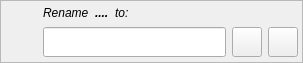
<?xml version="1.0" encoding="UTF-8"?>
<ui version="4.0">
 <class>ObjectRenameWidget</class>
 <widget class="QDialog" name="ObjectRenameWidget">
  <property name="geometry">
   <rect>
    <x>0</x>
    <y>0</y>
    <width>303</width>
    <height>63</height>
   </rect>
  </property>
  <property name="sizePolicy">
   <sizepolicy hsizetype="Fixed" vsizetype="Preferred">
    <horstretch>0</horstretch>
    <verstretch>0</verstretch>
   </sizepolicy>
  </property>
  <property name="minimumSize">
   <size>
    <width>300</width>
    <height>0</height>
   </size>
  </property>
  <property name="windowTitle">
   <string>Form</string>
  </property>
  <property name="autoFillBackground">
   <bool>false</bool>
  </property>
  <property name="styleSheet">
   <string notr="true"/>
  </property>
  <property name="modal">
   <bool>true</bool>
  </property>
  <layout class="QGridLayout" name="gridLayout_2">
   <property name="leftMargin">
    <number>0</number>
   </property>
   <property name="topMargin">
    <number>0</number>
   </property>
   <property name="rightMargin">
    <number>0</number>
   </property>
   <property name="bottomMargin">
    <number>0</number>
   </property>
   <property name="spacing">
    <number>0</number>
   </property>
   <item row="0" column="0">
    <widget class="QFrame" name="frame">
     <property name="sizePolicy">
      <sizepolicy hsizetype="Preferred" vsizetype="Preferred">
       <horstretch>0</horstretch>
       <verstretch>0</verstretch>
      </sizepolicy>
     </property>
     <property name="minimumSize">
      <size>
       <width>0</width>
       <height>0</height>
      </size>
     </property>
     <property name="maximumSize">
      <size>
       <width>16777215</width>
       <height>16777215</height>
      </size>
     </property>
     <property name="frameShape">
      <enum>QFrame::StyledPanel</enum>
     </property>
     <property name="frameShadow">
      <enum>QFrame::Raised</enum>
     </property>
     <layout class="QGridLayout" name="gridLayout">
      <property name="leftMargin">
       <number>4</number>
      </property>
      <property name="topMargin">
       <number>4</number>
      </property>
      <property name="rightMargin">
       <number>4</number>
      </property>
      <property name="bottomMargin">
       <number>4</number>
      </property>
      <property name="spacing">
       <number>6</number>
      </property>
      <item row="2" column="0">
       <widget class="QLabel" name="obj_icon_lbl">
        <property name="minimumSize">
         <size>
          <width>32</width>
          <height>32</height>
         </size>
        </property>
        <property name="maximumSize">
         <size>
          <width>32</width>
          <height>32</height>
         </size>
        </property>
        <property name="frameShape">
         <enum>QFrame::NoFrame</enum>
        </property>
        <property name="frameShadow">
         <enum>QFrame::Plain</enum>
        </property>
        <property name="text">
         <string/>
        </property>
        <property name="scaledContents">
         <bool>false</bool>
        </property>
        <property name="alignment">
         <set>Qt::AlignLeading|Qt::AlignLeft|Qt::AlignVCenter</set>
        </property>
       </widget>
      </item>
      <item row="1" column="0">
       <spacer name="horizontalSpacer">
        <property name="orientation">
         <enum>Qt::Horizontal</enum>
        </property>
        <property name="sizeType">
         <enum>QSizePolicy::Fixed</enum>
        </property>
        <property name="sizeHint" stdset="0">
         <size>
          <width>32</width>
          <height>15</height>
         </size>
        </property>
       </spacer>
      </item>
      <item row="1" column="2">
       <widget class="QLabel" name="obj_name_lbl">
        <property name="sizePolicy">
         <sizepolicy hsizetype="Preferred" vsizetype="Preferred">
          <horstretch>0</horstretch>
          <verstretch>0</verstretch>
         </sizepolicy>
        </property>
        <property name="font">
         <font>
          <weight>75</weight>
          <italic>true</italic>
          <bold>true</bold>
         </font>
        </property>
        <property name="text">
         <string>....</string>
        </property>
       </widget>
      </item>
      <item row="1" column="3">
       <widget class="QLabel" name="to_lbl">
        <property name="sizePolicy">
         <sizepolicy hsizetype="Expanding" vsizetype="Preferred">
          <horstretch>0</horstretch>
          <verstretch>0</verstretch>
         </sizepolicy>
        </property>
        <property name="font">
         <font>
          <italic>true</italic>
         </font>
        </property>
        <property name="text">
         <string>to:</string>
        </property>
       </widget>
      </item>
      <item row="1" column="1">
       <widget class="QLabel" name="label">
        <property name="sizePolicy">
         <sizepolicy hsizetype="Fixed" vsizetype="Preferred">
          <horstretch>0</horstretch>
          <verstretch>0</verstretch>
         </sizepolicy>
        </property>
        <property name="font">
         <font>
          <italic>true</italic>
         </font>
        </property>
        <property name="text">
         <string>Rename</string>
        </property>
       </widget>
      </item>
      <item row="1" column="4">
       <spacer name="horizontalSpacer_2">
        <property name="orientation">
         <enum>Qt::Horizontal</enum>
        </property>
        <property name="sizeType">
         <enum>QSizePolicy::Fixed</enum>
        </property>
        <property name="sizeHint" stdset="0">
         <size>
          <width>30</width>
          <height>15</height>
         </size>
        </property>
       </spacer>
      </item>
      <item row="2" column="1" colspan="4">
       <layout class="QHBoxLayout" name="horizontalLayout">
        <property name="spacing">
         <number>6</number>
        </property>
        <item>
         <widget class="QLineEdit" name="new_name_edt">
          <property name="minimumSize">
           <size>
            <width>0</width>
            <height>30</height>
           </size>
          </property>
          <property name="font">
           <font>
            <pointsize>9</pointsize>
           </font>
          </property>
         </widget>
        </item>
        <item>
         <widget class="QToolButton" name="apply_tb">
          <property name="sizePolicy">
           <sizepolicy hsizetype="Fixed" vsizetype="Fixed">
            <horstretch>0</horstretch>
            <verstretch>0</verstretch>
           </sizepolicy>
          </property>
          <property name="minimumSize">
           <size>
            <width>30</width>
            <height>30</height>
           </size>
          </property>
          <property name="toolTip">
           <string>Rename</string>
          </property>
          <property name="text">
           <string/>
          </property>
          <property name="icon">
           <iconset resource="../res/resources.qrc">
            <normaloff>:/icones/icones/confirmar.png</normaloff>:/icones/icones/confirmar.png</iconset>
          </property>
          <property name="iconSize">
           <size>
            <width>20</width>
            <height>20</height>
           </size>
          </property>
         </widget>
        </item>
        <item>
         <widget class="QToolButton" name="cancel_tb">
          <property name="sizePolicy">
           <sizepolicy hsizetype="Fixed" vsizetype="Fixed">
            <horstretch>0</horstretch>
            <verstretch>0</verstretch>
           </sizepolicy>
          </property>
          <property name="minimumSize">
           <size>
            <width>30</width>
            <height>30</height>
           </size>
          </property>
          <property name="toolTip">
           <string>Cancel</string>
          </property>
          <property name="text">
           <string/>
          </property>
          <property name="icon">
           <iconset resource="../res/resources.qrc">
            <normaloff>:/icones/icones/fechar1.png</normaloff>:/icones/icones/fechar1.png</iconset>
          </property>
          <property name="iconSize">
           <size>
            <width>20</width>
            <height>20</height>
           </size>
          </property>
         </widget>
        </item>
       </layout>
      </item>
     </layout>
    </widget>
   </item>
  </layout>
 </widget>
 <resources>
  <include location="../res/resources.qrc"/>
 </resources>
 <connections/>
</ui>
